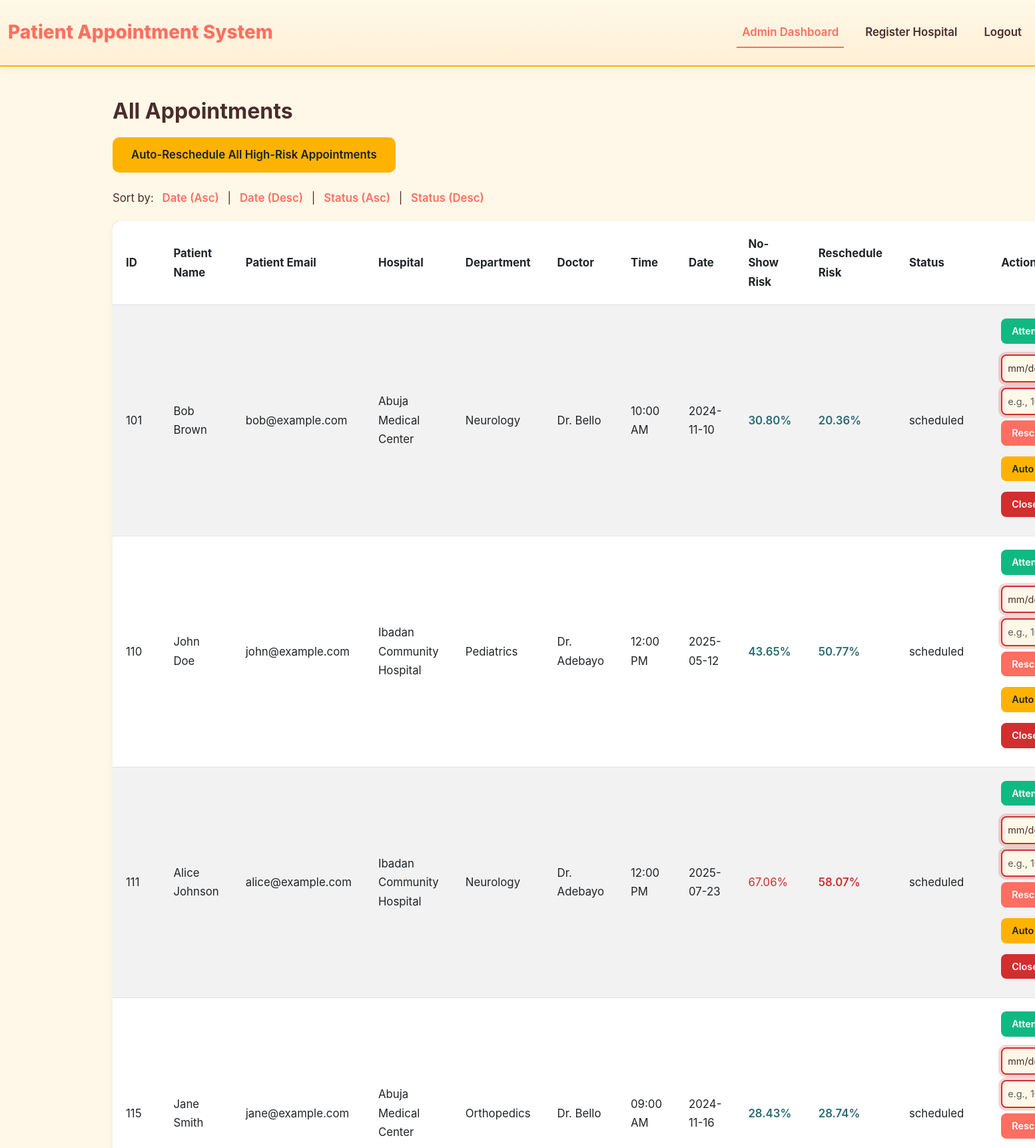
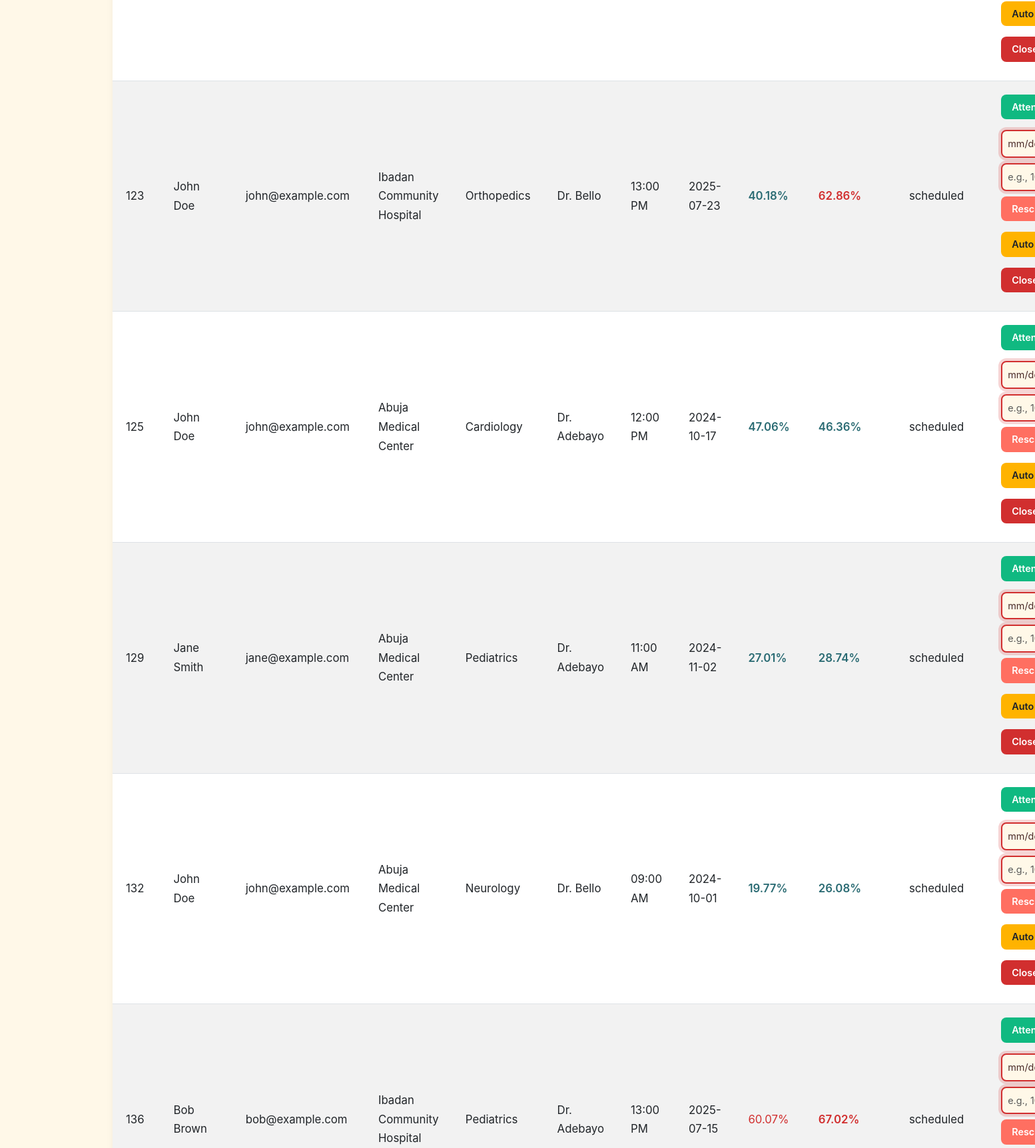
/admin?sort_by=status&sort_order=desc (signed in, upper part), run on the app's committed database (2 pictures, top to bottom).
### tables this page shows
CREATE TABLE appointments 
                 (id INTEGER PRIMARY KEY AUTOINCREMENT, patient_id INTEGER, hospital_id INTEGER, department_id INTEGER, 
                  doctor_id INTEGER, slot_time TEXT, date TEXT, booking_date TEXT, no_show_prob REAL, reschedule_prob REAL, status TEXT,
                  FOREIGN KEY (patient_id) REFERENCES users(id),
                  FOREIGN KEY (hospital_id) REFERENCES hospitals(id),
                  FOREIGN KEY (department_id) REFERENCES departments(id),
                  FOREIGN KEY (doctor_id) REFERENCES doctors(id));

CREATE TABLE users 
                 (id INTEGER PRIMARY KEY AUTOINCREMENT, name TEXT, email TEXT UNIQUE, phone TEXT, password TEXT, role TEXT, age INTEGER);

CREATE TABLE hospitals 
                 (id INTEGER PRIMARY KEY AUTOINCREMENT, name TEXT, location TEXT);

CREATE TABLE departments 
                 (id INTEGER PRIMARY KEY AUTOINCREMENT, hospital_id INTEGER, name TEXT,
                  FOREIGN KEY (hospital_id) REFERENCES hospitals(id));

CREATE TABLE doctors 
                 (id INTEGER PRIMARY KEY AUTOINCREMENT, hospital_id INTEGER, department_id INTEGER, name TEXT, schedule TEXT, gender TEXT,
                  FOREIGN KEY (hospital_id) REFERENCES hospitals(id),
                  FOREIGN KEY (department_id) REFERENCES departments(id));

### app.py (the view)
@app.route('/admin')
@login_required('admin')
def admin_dashboard():
    sort_by = request.args.get('sort_by', 'date')
    sort_order = request.args.get('sort_order', 'desc')
    query = """
    SELECT a.id, u.name, u.email, h.name AS hospital_name, d.name AS department_name, doc.name AS doctor_name,
           a.slot_time, a.date, a.no_show_prob, a.reschedule_prob, a.status
    FROM appointments a
    JOIN users u ON a.patient_id = u.id
    JOIN hospitals h ON a.hospital_id = h.id
    JOIN departments d ON a.department_id = d.id
    JOIN doctors doc ON a.doctor_id = doc.id
    """
    if sort_by in ['date', 'status']:
        query += f" ORDER BY {sort_by} {'ASC' if sort_order == 'asc' else 'DESC'}"
    appointments = query_db(query)
    formatted_appointments = [
        [
            appt['id'], appt['name'], appt['email'], appt['hospital_name'], appt['department_name'],
            appt['doctor_name'], appt['slot_time'], appt['date'],
            f"{float(appt['no_show_prob']) if appt['no_show_prob'] is not None else 0.0:.2f}",
            f"{float(appt['reschedule_prob']) if appt['reschedule_prob'] is not None else 0.0:.2f}",
            appt['status']
        ]
        for appt in appointments
    ]
    return render_template('admin.html', appointments=formatted_appointments)

### app.py (called while the page is built)
def login_required(role=None):
    def wrapper(fn):
        @wraps(fn)
        def decorated_view(*args, **kwargs):
            if not session.get('user_id'):
                flash("Please log in to access this page.", "danger")
                return redirect(url_for('login'))
            if role and session.get('role') != role:
                flash("You do not have permission to access this page.", "danger")
                if session.get('role') == 'patient':
                    return redirect(url_for('patient_dashboard'))
                elif session.get('role') == 'admin':
                    return redirect(url_for('admin_dashboard'))
            return fn(*args, **kwargs)
        return decorated_view
    return wrapper

def get_sqlite_conn():
    conn = sqlite3.connect("database.db")
    conn.row_factory = sqlite3.Row
    return conn

def query_db(query, args=(), one=False, commit=False, return_id=False):
    conn = get_sqlite_conn()
    try:
        c = conn.cursor()
        c.execute(query, args)
        if commit:
            conn.commit()
            if return_id:
                return c.lastrowid
        else:
            rv = c.fetchall()
            if rv:
                columns = [desc[0] for desc in c.description]
                rv = [dict(zip(columns, row)) for row in rv]
                return rv[0] if one else rv
            return None if one else []
    except sqlite3.IntegrityError as e:
        if commit:
            conn.rollback()  # Roll back transaction on error
            raise e
        return None if one else []
    finally:
        conn.close()

### templates/admin.html (shortened to what this page needs)
<!DOCTYPE html>
<html lang="en">
<head>
    <link href="https://cdn.jsdelivr.net/npm/bootstrap@5.3.0/dist/css/bootstrap.min.css" rel="stylesheet">
    <link rel="stylesheet" href="{{ url_for('static', filename='css/style.css') }}">
</head>
<body>
    <nav class="navbar navbar-expand-lg">
        <div class="container-fluid">
            <a class="navbar-brand" href="{{ url_for('index') }}">Patient Appointment System</a>
            <div class="collapse navbar-collapse" id="navbarNav">
                <ul class="navbar-nav ms-auto">
                    <li class="nav-item">
                        <a class="nav-link {% if request.endpoint == 'admin_dashboard' %}active{% endif %}" href="{{ url_for('admin_dashboard') }}">Admin Dashboard</a>
                    </li>
                    <li class="nav-item">
                        <a class="nav-link {% if request.endpoint == 'hospital_register' %}active{% endif %}" href="{{ url_for('hospital_register') }}">Register Hospital</a>
                    </li>
                    <li class="nav-item">
                        <a class="nav-link" href="{{ url_for('logout') }}">Logout</a>
                    </li>
                </ul>
            </div>
        </div>
    </nav>
    <div class="container">
        <h2>All Appointments</h2>
        <form action="{{ url_for('auto_reschedule_all') }}" method="POST" class="mb-4">
            <button type="submit" class="btn btn-warning">Auto-Reschedule All High-Risk Appointments</button>
        </form>
        <p>Sort by:
            <a href="{{ url_for('admin_dashboard', sort_by='date', sort_order='asc') }}">Date (Asc)</a> |
            <a href="{{ url_for('admin_dashboard', sort_by='date', sort_order='desc') }}">Date (Desc)</a> |
            <a href="{{ url_for('admin_dashboard', sort_by='status', sort_order='asc') }}">Status (Asc)</a> |
            <a href="{{ url_for('admin_dashboard', sort_by='status', sort_order='desc') }}">Status (Desc)</a>
        </p>
        <table class="table table-striped">
            <thead>
                <tr>
                    <th>ID</th>
                    <th>Patient Name</th>
                    <th>Patient Email</th>
                    <th>Hospital</th>
                    <th>Department</th>
                    <th>Doctor</th>
                    <th>Time</th>
                    <th>Date</th>
                    <th>No-Show Risk</th>
                    <th>Reschedule Risk</th>
                    <th>Status</th>
                    <th>Actions</th>
                </tr>
            </thead>
            <tbody>
                {% for appt in appointments %}
                <tr>
                    <td>{{ appt[0] }}</td>
                    <td>{{ appt[1] }}</td>
                    <td>{{ appt[2] }}</td>
                    <td>{{ appt[3] }}</td>
                    <td>{{ appt[4] }}</td>
                    <td>{{ appt[5] }}</td>
                    <td>{{ appt[6] }}</td>
                    <td>{{ appt[7] }}</td>
                    <td{% if (appt[8] | float | default(0)) > 75 %} class="high-risk"{% elif (appt[8] | float | default(0)) <= 50 %} class="low-risk"{% endif %} style="color: {% if (appt[8] | float | default(0)) > 51 %}#d12f2f{% else %}#2a6b73{% endif %}">
                        {{ appt[8] | default('0.00') }}%
                    </td>
                    <td{% if (appt[9] | float | default(0)) > 55 %} class="high-risk"{% elif (appt[9] | float | default(0)) <= 55 %} class="low-risk"{% endif %} style="color: {% if (appt[9] | float | default(0)) > 55 %}#d12f2f{% else %}#2a6b73{% endif %}">
                        {{ appt[9] | default('0.00') }}%
                    </td>
                    <td>{{ appt[10] }}</td>
                    <td>
                        {% if appt[10] in ['scheduled', 'rescheduled'] %}
                            <div class="btn-container">
                                <form action="{{ url_for('mark_attended', appt_id=appt[0]) }}" method="POST" style="display:inline;">
                                    <button type="submit" class="btn btn-success btn-sm" title="Mark as Attended">Attended</button>
                                </form>
                                <form action="{{ url_for('reschedule', appt_id=appt[0]) }}" method="POST" style="display:inline;">
                                    <input type="date" name="date" required class="form-control d-inline-block">
                                    <input type="text" name="time" placeholder="e.g., 10:00 AM" required class="form-control d-inline-block">
                                    <button type="submit" class="btn btn-primary btn-sm" title="Reschedule Appointment">Reschedule</button>
                                </form>
                                <button class="btn btn-warning btn-sm auto-reschedule-btn" data-appt-id="{{ appt[0] }}" title="Auto-Reschedule Appointment">Auto</button>
                                <form action="{{ url_for('close_appt', appt_id=appt[0]) }}" method="POST" style="display:inline;">
                                    <button type="submit" class="btn btn-danger btn-sm" title="Close Appointment">Close</button>
                                </form>
                            </div>
                        {% else %}
                            <span>No actions available</span>
                        {% endif %}
                    </td>
                </tr>
                {% endfor %}
            </tbody>
        </table>
    </div>
</body>
</html>

### static/css/style.css (style rules this page uses)
* { margin: 0; padding: 0; box-sizing: border-box; }
body { font-family: 'Inter', -apple-system, BlinkMacSystemFont, 'Segoe UI', Roboto, sans-serif; line-height: 1.7; color: #4A2C2A; background-color: #FFF8E8; min-height: 100vh; }
h1, h2, h3, h4 { font-weight: 700; color: #4A2C2A; }
h2 { font-size: 2rem; margin-bottom: 1.25rem; }
p { margin-bottom: 1.25rem; font-size: 1.05rem; }
.navbar { background: linear-gradient(to bottom, #FFF8E8, #FFEFD5); box-shadow: 0 4px 12px rgba(0, 0, 0, 0.05); padding: 1.25rem 0; border-bottom: 2px solid #FFB300; }
.navbar-brand { font-size: 1.75rem; font-weight: 800; color: #FF6F61; transition: color 0.3s ease; }
.navbar-nav .nav-link { color: #4A2C2A; font-weight: 600; font-size: 1.05rem; margin-left: 1.5rem; transition: color 0.3s ease; }
.navbar-nav .nav-link.active { color: #FF6F61; border-bottom: 2px solid #FF6F61; }
.container { max-width: 1280px; margin: 3rem auto; padding: 0 2rem; background-color: #FFF8E8; border-radius: 10px; }
.btn { border-radius: 10px; padding: 0.875rem 1.75rem; font-weight: 600; font-size: 1.05rem; transition: all 0.3s ease; border: none; cursor: pointer; }
.btn-sm { padding: 0.5rem 1rem; font-size: 0.9rem; border-radius: 8px; margin-right: 0.5rem; margin-bottom: 0.5rem; transition: all 0.2s ease; }
.btn-primary { background-color: #FF6F61; color: #ffffff; }
.btn-success { background-color: #10b981; color: #ffffff; }
.btn-danger { background-color: #d12f2f; color: #ffffff; }
.btn-warning { background-color: #FFB300; color: #1a202c; }
.btn-sm[title] { position: relative; }
.form-control, .form-select { border-radius: 10px; border: 2px solid #FFB300; padding: 0.875rem; font-size: 1.05rem; transition: all 0.3s ease; background-color: #FFF8E8; color: #4A2C2A; width: 100%; }
.form-control.d-inline-block { width: auto; max-width: 150px; padding: 0.5rem; font-size: 0.9rem; margin-right: 0.5rem; margin-bottom: 0.5rem; border-radius: 8px; }
.form-control:invalid { border-color: #d12f2f; box-shadow: 0 0 0 4px rgba(209, 47, 47, 0.2); }
.table td.high-risk { color: #d12f2f; font-weight: 600; }
.table td.low-risk { color: #2a6b73; font-weight: 600; }
.table { background-color: #FFF8E8; border-radius: 10px; overflow: hidden; box-shadow: 0 4px 12px rgba(0, 0, 0, 0.05); margin-bottom: 2rem; }
.table th, .table td { padding: 1.25rem; vertical-align: middle; font-size: 1.05rem; }
.table thead { background-color: #FF6F61; color: #ffffff; }
.table-striped tbody tr { background-color: #FFF8E8; }
.table-striped tbody tr:nth-of-type(odd) { background-color: #FFEFD5; }
.table td .btn-container { display: flex; flex-wrap: wrap; gap: 0.5rem; align-items: center; }
p a { color: #FF6F61; text-decoration: none; font-weight: 600; margin: 0 8px; transition: color 0.3s ease; }

### data on the page
appointments: id "101", name "Bob Brown", email "bob@example.com", name "Abuja Medical Center", name "Neurology", name "Dr. Bello", slot_time "10:00 AM", date "2024-11-10", no_show_prob "30.80", reschedule_prob "20.36", status "scheduled"
appointments: id "110", name "John Doe", email "john@example.com", name "Ibadan Community Hospital", name "Pediatrics", name "Dr. Adebayo", slot_time "12:00 PM", date "2025-05-12", no_show_prob "43.65", reschedule_prob "50.77", status "scheduled"
appointments: id "111", name "Alice Johnson", email "alice@example.com", name "Ibadan Community Hospital", name "Neurology", name "Dr. Adebayo", slot_time "12:00 PM", date "2025-07-23", no_show_prob "67.06", reschedule_prob "58.07", status "scheduled"
appointments: id "115", name "Jane Smith", email "jane@example.com", name "Abuja Medical Center", name "Orthopedics", name "Dr. Bello", slot_time "09:00 AM", date "2024-11-16", no_show_prob "28.43", reschedule_prob "28.74", status "scheduled"
appointments: id "123", name "John Doe", email "john@example.com", name "Ibadan Community Hospital", name "Orthopedics", name "Dr. Bello", slot_time "13:00 PM", date "2025-07-23", no_show_prob "40.18", reschedule_prob "62.86", status "scheduled"
appointments: id "125", name "John Doe", email "john@example.com", name "Abuja Medical Center", name "Cardiology", name "Dr. Adebayo", slot_time "12:00 PM", date "2024-10-17", no_show_prob "47.06", reschedule_prob "46.36", status "scheduled"
appointments: id "129", name "Jane Smith", email "jane@example.com", name "Abuja Medical Center", name "Pediatrics", name "Dr. Adebayo", slot_time "11:00 AM", date "2024-11-02", no_show_prob "27.01", reschedule_prob "28.74", status "scheduled"
appointments: id "132", name "John Doe", email "john@example.com", name "Abuja Medical Center", name "Neurology", name "Dr. Bello", slot_time "09:00 AM", date "2024-10-01", no_show_prob "19.77", reschedule_prob "26.08", status "scheduled"
appointments: id "136", name "Bob Brown", email "bob@example.com", name "Ibadan Community Hospital", name "Pediatrics", name "Dr. Adebayo", slot_time "13:00 PM", date "2025-07-15", no_show_prob "60.07", reschedule_prob "67.02", status "scheduled"
